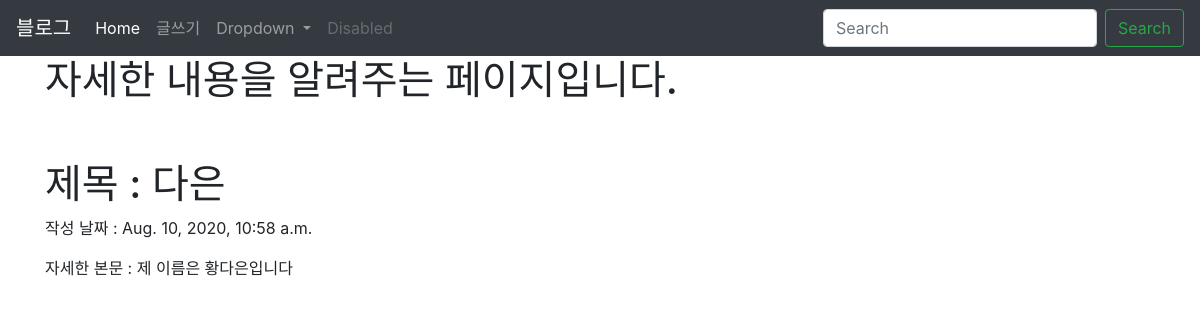
Page /blog/3 on the committed database.
### blogapp/models.py (models this page shows, shortened)
class Blog(models.Model):
    title = models.CharField(max_length=200)
    date = models.DateTimeField('date published')
    body = models.TextField()

### blogapp/views.py (the view)
# urls.py: path('blog/<int:blog_id>',blogapp.views.detail, name="detail"),
def detail(request, blog_id):
    details = get_object_or_404(Blog, pk = blog_id)
    return render(request, 'detail.html', {'details':details})

### blogapp/templates/detail.html
{% extends 'base.html' %}
{% block contents %}
<body>
<div class="container">
    <h1>자세한 내용을 알려주는 페이지입니다.</h1>
    <br><br>
    <h1>제목 : {{details.title}}</h1>
    <p>작성 날짜 : {{details.date}}</p>
    <p>자세한 본문 : {{details.body}}</p>
</div>
</body>
{% endblock %}

### rows in the picture
Blog: title "다은", date "Aug. 10, 2020, 10:58 a.m.", body "제 이름은 황다은입니다"
